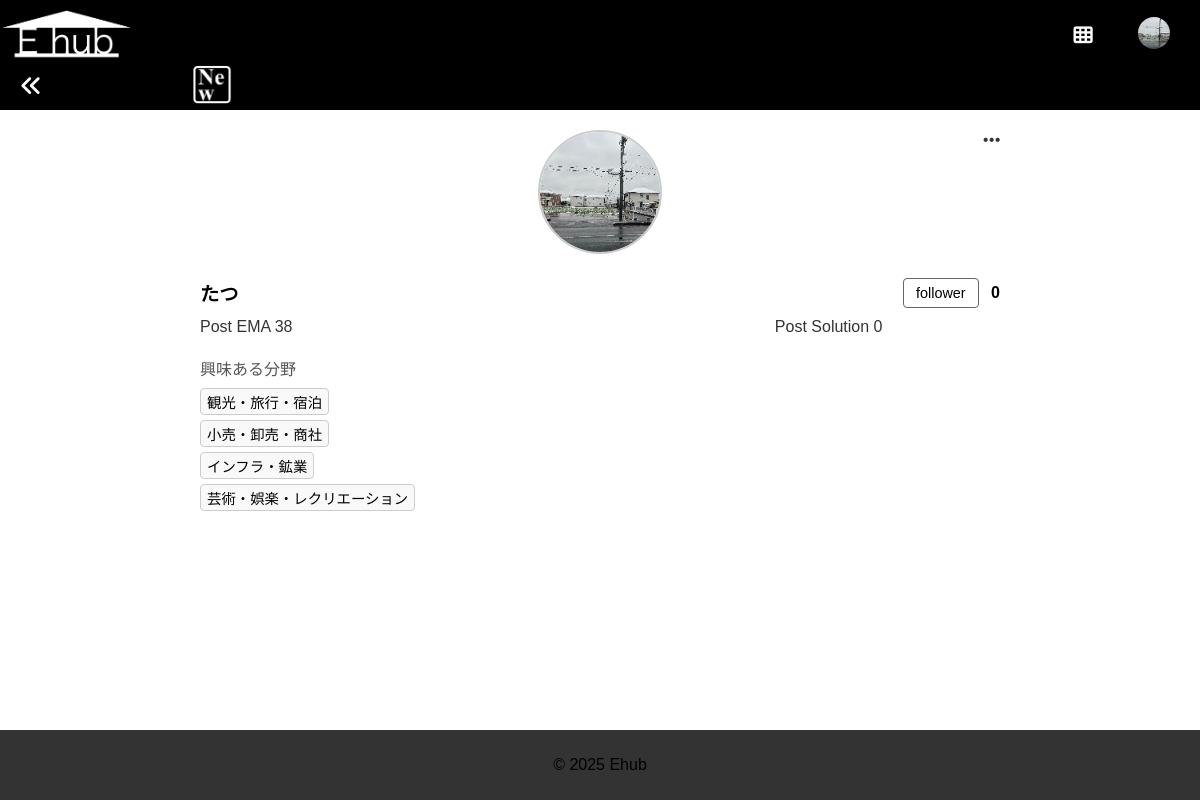
The page /my_user_info (signed in) on the database its author committed.
### models.py (models this page shows, shortened)
class User(UserMixin, db.Model):
    __tablename__ = 'user'  # 明示的にテーブル名を指定
    id = db.Column(db.Integer, primary_key=True)
    username = db.Column(db.String(64), nullable=False, unique=True)
    password_hash = db.Column(db.String(128), nullable=False)
    name = db.Column(db.String(100))
    birthdate = db.Column(db.Date)
    email = db.Column(db.String(120))
    topphoto = db.Column(db.String(255))  # 例: "user_1_topphoto.png"
    interests = db.relationship(
        'Category',
        secondary=user_interests,
        backref='users',
        lazy='dynamic'
    )
    ideas = db.relationship('Idea', backref='author', lazy='dynamic')
    notifications = db.relationship(
        'Notification',
        foreign_keys='Notification.user_id',
        backref='recipient',
        lazy='dynamic'
    )
    followers = db.relationship(
        'User',
        secondary=user_follows,
        primaryjoin=(user_follows.c.followed_id == id),
        secondaryjoin=(user_follows.c.follower_id == id),
        backref=db.backref('following', lazy='dynamic'),
        lazy='dynamic'
    )

class Category(db.Model):
    id = db.Column(db.Integer, primary_key=True)
    name = db.Column(db.String(64), nullable=False, unique=True)

### app.py (the view)
@app.route('/my_user_info')
@login_required
def my_user_info():
    user = current_user
    ema_count = current_user.ideas.count()
    solution_count = 0
    user_interests = user.interests.all()
    user_emas = user.ideas.order_by(Idea.created_at.desc()).all()
    return render_template(
        'my_user_info.html',
        user=user,
        ema_count=ema_count,
        solution_count=solution_count,
        user_interests=user_interests,
        user_emas=user_emas
    )

### app.py (called while the page is built)
@login_manager.user_loader
def load_user(user_id):
    return User.query.get(int(user_id))

### templates/my_user_info.html (shortened to what this page needs)
{% extends "base.html" %}
{% block content %}
<div class="my-user-info-container">
  <div class="my-user-edit-icon" id="myUserEditIcon">
    <i class="fa-solid fa-ellipsis"></i>
  </div>
  <div class="top-photo-center">
    <img
      class="user-top-photo"
      src="{% if current_user.topphoto %}
            {{ url_for('static', filename='uploads/' ~ current_user.topphoto) }}
          {% else %}
            {{ url_for('static', filename='images/default_user.png') }}
          {% endif %}"
      alt="トップ画像"
    >
  </div>
  <div class="user-row">
    <div class="user-name-left">
      {{ current_user.name|default(current_user.username) }}
    </div>
    <div>
      <button id="followButton" class="follow-btn follower" disabled>
        follower
      </button>
      <span id="mutualCount" class="mutual-count" onclick="showMutualFollowers({{ current_user.id }})">0</span>
    </div>
  </div>
  <div class="post-count-row">
    <div class="post-count-item" onclick="location.href='{{ url_for('user_past') }}';">
      Post EMA {{ ema_count }}
    </div>
    <div class="post-count-item post-solution-item">
      Post Solution {{ solution_count }}
    </div>
  </div>
  <div class="user-interests-block">
    <h4>興味ある分野</h4>
    {% if user_interests %}
      {% for cat in user_interests %}
        <div class="interest-item">{{ cat.name }}</div><br>
      {% endfor %}
    {% else %}
      <div style="color:#999;">まだ選択されていません。</div>
    {% endif %}
  </div>
</div>
{% endblock %}

### templates/base.html (shortened to what this page needs)
<!DOCTYPE html>
<html lang="ja">
<head>
    <link rel="stylesheet"
      href="https://cdnjs.cloudflare.com/ajax/libs/font-awesome/6.2.0/css/all.min.css"
 />
    <link rel="stylesheet" href="{{ url_for('static', filename='style.css') }}">
</head>
<body class="{{ body_class|default('') }}">
    <header>
        <div class="header-left">
            <h1>
                <a href="{{ url_for('index') }}">
                    <img src="{{ url_for('static', filename='images/ehub_logo.png') }}"
                        alt="Ehub Logo"
                        class="ehub-logo">
                </a>
            </h1>
        </div>
        <div class="header-right" style="display: flex; align-items: center; justify-content: flex-end; gap: 15px;">
          <div class="app-menu-container">
              <button type="button" class="app-menu-btn">
                  <i class="fa-solid fa-th"></i>
              </button>
          </div>
          {% if current_user.is_authenticated %}
          <div class="user-settings-container">
              <a href="{{ url_for('my_user_info') }}">
                  {% if current_user.topphoto %}
                      <img src="{{ url_for('static', filename='uploads/' ~ current_user.topphoto) }}"
                          alt="Profile"
                          class="topphoto-icon">
                  {% else %}
                      <i class="fa-solid fa-user"></i>
                  {% endif %}
              </a>
          </div>
          {% endif %}
      </div>
      <a href="javascript:history.back();" class="back-button-link">
        <i class="fa-solid fa-angles-left"></i>
      </a>
      <a href="{{ url_for('recent_page') }}" class="recent-icon-link">
        <img src="{{ url_for('static', filename='images/new_recent_icon.png') }}"
            alt="New"
            class="recent-icon-img" />
      </a>
    </header>
    <main>
        {% block content %}{% endblock %}
    </main>
    <footer>
        <p>&copy; 2025 Ehub</p>
    </footer>
</body>
</html>

### static/style.css (style rules this page uses)
body { font-family: Arial, sans-serif; margin: 0; padding: 0; background-color: #fff; color: #000; }
.header, nav, main { padding: 20px; }
html, body { margin: 0; padding: 0; box-sizing: border-box; }
header { background: #000; padding: 20px; display: flex; justify-content: space-between; align-items: center; position: fixed; top: 0; height: 110px; left: 0; right: 0; z-index: 9999; }
.header-left h1, .header-left h1 a { margin: 0; color: #333; text-decoration: none; font-size: 1.5em; }
.header-right a { margin-left: 15px; text-decoration: none; color: #333; font-size: 0.9em; }
main { background-color: #fff; height: calc(100vh - (110px + 0px)); overflow-y: auto; overflow-x: hidden; width: 100%; max-width: none; margin: 0; padding: 0; box-sizing: border-box; padding-top: 110px !important; padding-bottom: 0px; margin-bottom: 0 !important; }
footer { background-color: #333; position: fixed; left: 0; right: 0; bottom: 0; text-align: center; font-size: 1.0em; margin: 0 !important; padding: 10px; box-sizing: border-box; }
.app-menu-container { position: relative; display: inline-block; z-index: 999999 !important; margin-right: 15px; }
.app-menu-btn { background: none; border: none; cursor: pointer; font-size: 1.2em; color: #333; text-decoration: none; padding: 0; }
.user-settings-container { position: relative; display: inline-block; margin-left: 15px; }
body { font-family: Arial, sans-serif; margin: 0; padding: 0; }

### templates/base.html (style rules this page uses)
.header-left h1 { margin: 0; }
.header-left h1 a { text-decoration: none; color: #333; }
.header-right a { margin-left: 20px; text-decoration: none; color: #333; }
.ehub-logo { max-height: 50px; height: auto; width: auto; display: block; }
body { margin: 0; padding: 0; font-family: Arial, sans-serif; }
header { background: #000; padding: 0px; display: flex; justify-content: space-between; align-items: center; position: fixed; top: 0; left: 0; right: 0; z-index: 9999; height: 110px; }
.header-right { display: flex; align-items: center; justify-content: flex-end; gap: 15px; }
.app-menu-container { position: relative; display: inline-block; margin-right: 15px; }
.app-menu-btn { background: none; border: none; cursor: pointer; font-size: 1.2em; color: #fff; width: 40px; height: 40px; display: flex; align-items: center; justify-content: center; }
.user-settings-container { position: relative; display: inline-block; margin-left: 15px; }
.topphoto-icon { width: 32px; height: 32px; position: relative; left: -30px; border-radius: 50%; object-fit: cover; }
.app-menu-btn { background: none; border: none; cursor: pointer; font-size: 1.2em; color: #fff; }
.ehub-logo, .app-menu-container, .user-settings-container { transform: translateY(-20px); }
.back-button-link { position: absolute; bottom: 10px; left: 20px; color: #fff; font-size: 1.4em; text-decoration: none; transform: none; }
.recent-icon-link { position: absolute; bottom: 5px; left: 16%; width: 40px; height: 40px; text-decoration: none; cursor: pointer; }
.recent-icon-img { width: 100%; height: auto; border-radius: 5px; display: block; }

### templates/my_user_info.html (style rules this page uses)
.my-user-info-container { max-width: 800px; margin: 0 auto; padding: 20px; text-align: left; position: relative; }
.my-user-edit-icon { position: absolute; top: 20px; right: 20px; cursor: pointer; font-size: 1.2em; color: #333; }
.top-photo-center { text-align: center; margin-bottom: 20px; }
.user-top-photo { width: 120px; height: 120px; border-radius: 50%; object-fit: cover; border: 2px solid #ccc; }
.user-row { display: flex; justify-content: space-between; align-items: center; margin-bottom: 10px; width: 100%; }
.user-name-left { font-size: 1.2em; font-weight: bold; text-align: left; }
.follow-btn { padding: 6px 12px; border: none; border-radius: 4px; font-size: 0.9em; cursor: not-allowed; }
.follower { background-color: #fff; color: #000; border: 1px solid #666; }
.mutual-count { margin-left: 8px; font-weight: bold; cursor: pointer; }
.post-count-row { display: flex; gap: 30px; margin-bottom: 20px; }
.post-count-item { font-size: 1em; cursor: pointer; color: #333; }
.post-solution-item { text-align: right; width: 70%; }
.user-interests-block { text-align: left; margin-bottom: 30px; }
.user-interests-block h4 { margin: 0 0 8px 0; font-size: 1em; font-weight: normal; color: #555; }
.user-interests-block .interest-item { margin-bottom: 5px; background: #f9f9f9; border: 1px solid #ccc; border-radius: 4px; display: inline-block; padding: 2px 6px; font-size: 0.9em; }

### rows shown on the page
User: topphoto (picture), name "たつ"
Category: name "観光・旅行・宿泊"
Category: name "小売・卸売・商社"
Category: name "インフラ・鉱業"
Category: name "芸術・娯楽・レクリエーション"

### other values the page prints
{{ ema_count }} "38"
{{ solution_count }} "0"
